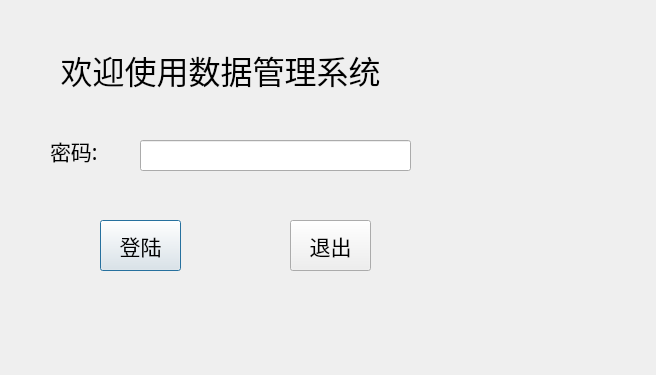
<?xml version="1.0" encoding="UTF-8"?>
<ui version="4.0">
 <class>LoginDialog</class>
 <widget class="QDialog" name="LoginDialog">
  <property name="geometry">
   <rect>
    <x>0</x>
    <y>0</y>
    <width>656</width>
    <height>375</height>
   </rect>
  </property>
  <property name="windowTitle">
   <string>Dialog</string>
  </property>
  <widget class="QLabel" name="label_32">
   <property name="geometry">
    <rect>
     <x>60</x>
     <y>40</y>
     <width>321</width>
     <height>61</height>
    </rect>
   </property>
   <property name="font">
    <font>
     <family>Agency FB</family>
     <pointsize>24</pointsize>
    </font>
   </property>
   <property name="focusPolicy">
    <enum>Qt::TabFocus</enum>
   </property>
   <property name="styleSheet">
    <string notr="true"/>
   </property>
   <property name="text">
    <string>欢迎使用数据管理系统</string>
   </property>
   <property name="alignment">
    <set>Qt::AlignCenter</set>
   </property>
  </widget>
  <widget class="QLineEdit" name="pwdLineEdit">
   <property name="geometry">
    <rect>
     <x>140</x>
     <y>140</y>
     <width>271</width>
     <height>31</height>
    </rect>
   </property>
   <property name="font">
    <font>
     <family>Agency FB</family>
     <pointsize>28</pointsize>
    </font>
   </property>
  </widget>
  <widget class="QLabel" name="label_39">
   <property name="geometry">
    <rect>
     <x>50</x>
     <y>120</y>
     <width>61</width>
     <height>61</height>
    </rect>
   </property>
   <property name="font">
    <font>
     <family>Agency FB</family>
     <pointsize>16</pointsize>
    </font>
   </property>
   <property name="text">
    <string>密码:</string>
   </property>
  </widget>
  <widget class="QPushButton" name="loginBtn">
   <property name="geometry">
    <rect>
     <x>100</x>
     <y>220</y>
     <width>81</width>
     <height>51</height>
    </rect>
   </property>
   <property name="font">
    <font>
     <family>Agency FB</family>
     <pointsize>16</pointsize>
    </font>
   </property>
   <property name="text">
    <string>登陆</string>
   </property>
  </widget>
  <widget class="QPushButton" name="quitBtn">
   <property name="geometry">
    <rect>
     <x>290</x>
     <y>220</y>
     <width>81</width>
     <height>51</height>
    </rect>
   </property>
   <property name="font">
    <font>
     <family>Agency FB</family>
     <pointsize>16</pointsize>
    </font>
   </property>
   <property name="text">
    <string>退出</string>
   </property>
  </widget>
 </widget>
 <resources/>
 <connections/>
</ui>
